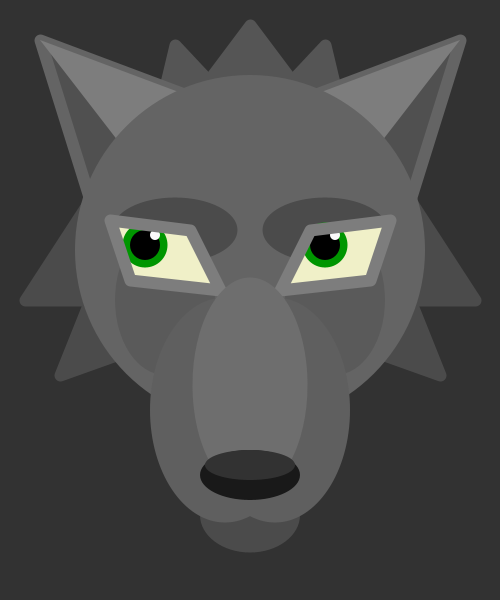
Frame 1 (no input)
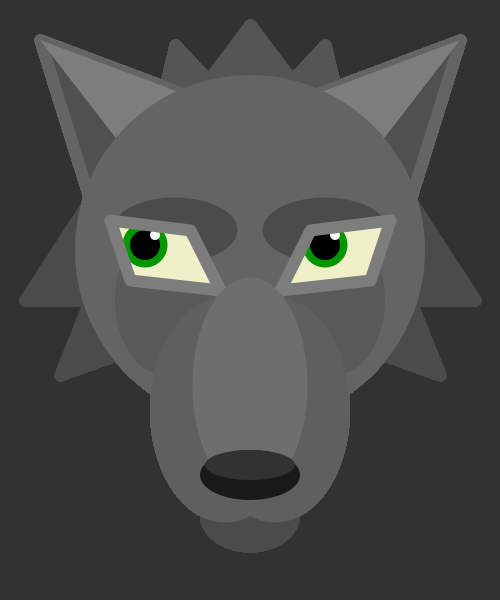
Frame 60 (the mouse pressed at the canvas centre just before this capture)
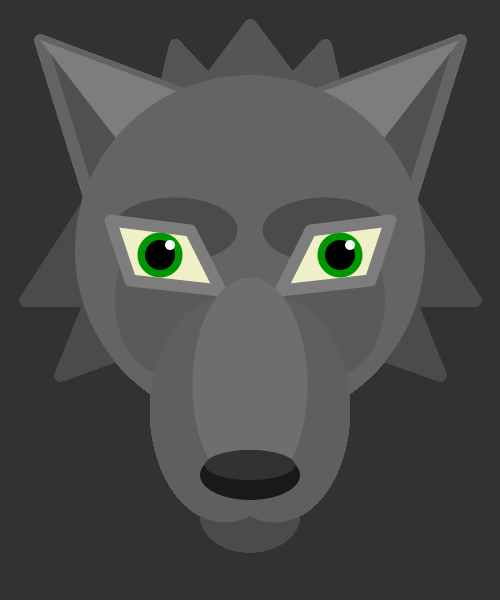
Frame 120 (the mouse held since frame 60 and released just before this capture)

The Processing sketch that drew these frames (run headless with seeded random() and noise(); from frame 60 on, the mouse is pressed at the canvas centre):

// Processing sketch: processing_35635
// ── processing_35635.pde

// Jill Goodwyn
// Carnegie Mellon University
// Electronic Media Studio II Section D
// Professor Singer
// September 2011
// jpgoodwyn@gmail.com

// Wolfhead - animated eyes
// SO NERDY BUT I LOVE ANIMALS

void setup()
{
  size (500, 600);
  smooth();
  background(50);
}

void draw()
{
  // fuzz on top of head
  fill(85);
  stroke(85);
  strokeWeight(12);
  strokeJoin(ROUND);
  triangle(150,150, 175,45, 250,125);
  triangle(175,125, width/2,25, 325,125);
  triangle(350,150, 325,45, 250,125);

  // sideburn fuzz
  fill(75);
  stroke(75);
  strokeWeight(12);
  strokeJoin(ROUND);
  triangle(90,200, 25,300, 90,300);
  triangle(90,300, 60,375, 130,350);
  triangle(410,200, 475,300, 410,300);
  triangle(410,300, 440,375, 370,350);

  // bottom jaw
  fill(75);
  noStroke();
  ellipse(width/2, 515, 100,75);

  // ears
  fill(80);
  stroke(100);
  strokeWeight(12);
  strokeJoin(ROUND);
  triangle(40,40, 200,100, 90,200);
  triangle(460,40, 300,100, 410,200);

  // ear shadows
  fill(125);
  noStroke();
  triangle(40,40, 200,100, 125,150);
  triangle(460,40, 300,100, 375,150);

  // base circles for the head
  fill(100);
  noStroke();
  ellipse(width/2,(height/3)+50,350,350);

  // eye shadows
  fill(75);
  ellipse(175,230, 125,65);
  ellipse(325,230, 125,65);

  // shadows under the eyes
  noStroke();
  fill(90);
  ellipse(165,300, 100,150);
  ellipse(335,300, 100,150);

  // whitish-yellow inside the eyes
  fill(240,240,200);
  quad(110, 220, 190, 230, 220, 290, 130, 280);
  quad(390, 220, 310, 230, 280, 290, 370, 280);

  // pupils - moving part of the eyes

  // variables to allow the pupils to move
  int leftEyeX = int(map(mouseX, 0, width, 145, 175));
  int leftEyeY = int(map(mouseY, 0, height, 245, 265));

  noStroke();
  // green part
  fill(0,150,0);
  ellipse(leftEyeX, leftEyeY,45,45);
  ellipse(leftEyeX+180, leftEyeY,45,45);
  // black part
  fill(0);
  ellipse(leftEyeX, leftEyeY, 30,30);
  ellipse(leftEyeX+180, leftEyeY,30,30);
  // white highlight dots
  // (+10 pixel shift added on x and y axes because it looks nicer)
  fill(250);
  ellipse(leftEyeX+10, leftEyeY-10,10,10);
  ellipse(leftEyeX+190, leftEyeY-10,10,10);

  // eye outlines
  noFill();
  stroke(125);
  strokeWeight(12);
  strokeJoin(ROUND);
  quad(110, 220, 190, 230, 220, 290, 130, 280);
  quad(390, 220, 310, 230, 280, 290, 370, 280);

  // snout
  noStroke();
  fill(95);
  ellipse(225,410, 150,225);
  ellipse(275,410, 150,225);

  // stripe on nose
  fill(110);
  ellipse(width/2, 385, 115,215);

  // nose
  fill(25);
  ellipse(width/2,475, 100,50);
  fill(50);
  ellipse(width/2,465, 90, 30);
}
